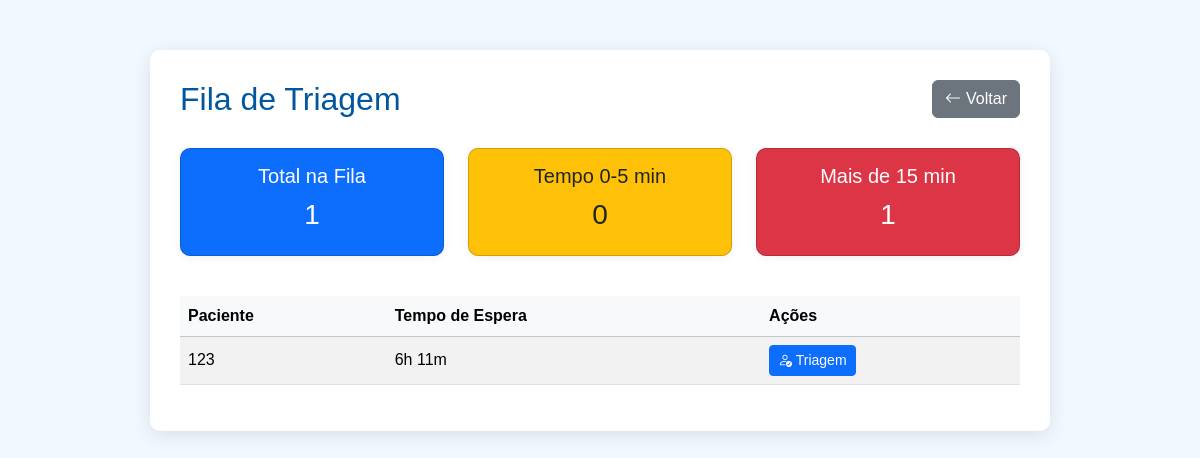
Before: /triagem/fila/ (signed in) with the older database file.
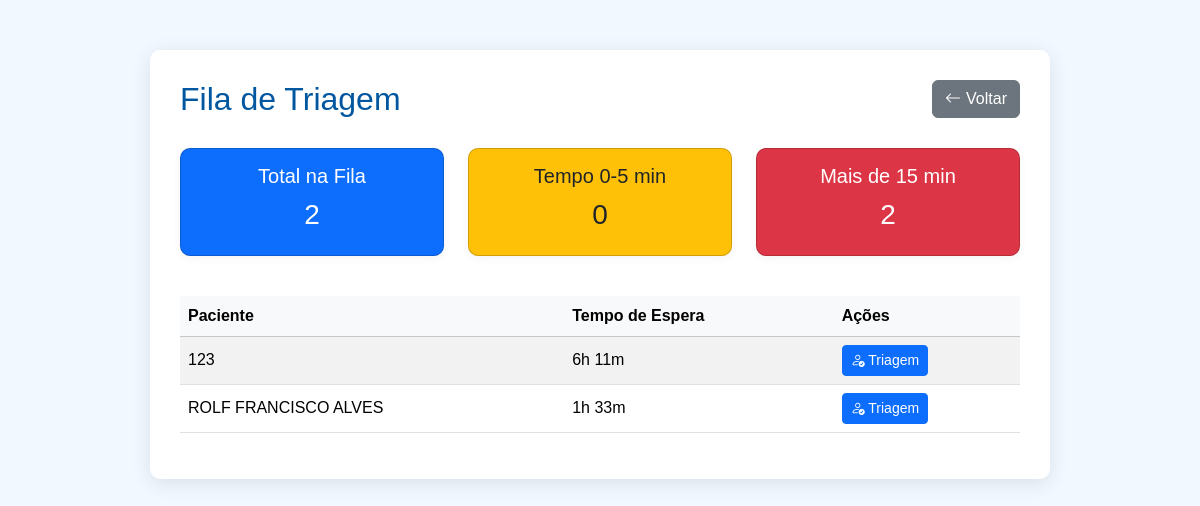
After: the same page with the newer database file.
### triagem/models.py (models this page shows, shortened)
class FilaTriagem(models.Model):
    paciente = models.ForeignKey(Paciente, on_delete=models.CASCADE)
    data_entrada = models.DateTimeField(default=timezone.now)
    atendido = models.BooleanField(default=False)

### paciente/models.py (models this page shows, shortened)
class Paciente(models.Model):
    nome = models.CharField(max_length=100)
    nome_social = models.CharField(max_length=100, blank=True, null=True)
    nome_mae = models.CharField(max_length=100)
    nome_pai = models.CharField(max_length=100, blank=True, null=True)
    cpf = models.CharField(
        max_length=14,
        unique=True,
        validators=[
            RegexValidator(
                r'^\d{3}\.\d{3}\.\d{3}-\d{2}$',
                'CPF inválido! Use XXX.XXX.XXX-XX'
            )
        ]
    )
    data_nascimento = models.DateField()
    SEXO_BIOLOGICO_CHOICES = [
        ('M', 'Masculino'),
        ('F', 'Feminino'),
        ('I', 'Intersexo'),
    ]
    sexo_biologico = models.CharField(max_length=1, choices=SEXO_BIOLOGICO_CHOICES)
    identidade_genero = models.CharField(max_length=50)
    orientacao_sexual = models.CharField(max_length=50)
    NACIONALIDADE_CHOICES = [
        ('BRASILEIRA', 'Brasileira'),
        ('ARGENTINA', 'Argentina'),
        ('BOLIVIANA', 'Boliviana'),
        ('CHILENA', 'Chilena'),
        ('COLOMBIANA', 'Colombiana'),
        ('PARAGUAIA', 'Paraguaia'),
        ('PERUANA', 'Peruana'),
        ('URUGUAIA', 'Uruguaia'),
        ('VENEZUELANA', 'Venezuelana'),
        ('OUTRA', 'Outra'),
    ]
    nacionalidade = models.CharField(
        max_length=20,
        choices=NACIONALIDADE_CHOICES,
        default='BRASILEIRA'
    )
    naturalidade = models.CharField(max_length=100)
    RACA_COR_CHOICES = [
        ('BRANCA', 'Branca'),
        ('PRETA', 'Preta'),
        ('PARDA', 'Parda'),
        ('AMARELA', 'Amarela'),
        ('INDIGENA', 'Indígena'),
    ]
    raca_cor = models.CharField(max_length=10, choices=RACA_COR_CHOICES)
    ESTADO_CIVIL_CHOICES = [
        ('SOLTEIRO', 'Solteiro(a)'),
        ('CASADO', 'Casado(a)'),
        ('DIVORCIADO', 'Divorciado(a)'),
        ('VIUVO', 'Viúvo(a)'),
        ('UNIAO_ESTAVEL', 'União Estável'),
    ]
    estado_civil = models.CharField(max_length=20, choices=ESTADO_CIVIL_CHOICES)
    ESCOLARIDADE_CHOICES = [
        ('SEM_INSTRUCAO', 'Sem instrução'),
        ('FUNDAMENTAL_INCOMPLETO', 'Fundamental incompleto'),
        ('FUNDAMENTAL_COMPLETO', 'Fundamental completo'),
        ('MEDIO_INCOMPLETO', 'Médio incompleto'),
        ('MEDIO_COMPLETO', 'Médio completo'),
        ('SUPERIOR_INCOMPLETO', 'Superior incompleto'),
        ('SUPERIOR_COMPLETO', 'Superior completo'),
        ('POS_GRADUACAO', 'Pós-graduação'),
        ('MESTRADO', 'Mestrado'),
        ('DOUTORADO', 'Doutorado'),
    ]
    escolaridade = models.CharField(max_length=30, choices=ESCOLARIDADE_CHOICES)
    profissao = models.CharField(max_length=50)
    rg = models.CharField(max_length=20)
    orgao_emissor = models.CharField(max_length=10)
    UF_CHOICES = [
        ('AC','AC'), ('AL','AL'), ('AP','AP'), ('AM','AM'),
        ('BA','BA'), ('CE','CE'), ('DF','DF'), ('ES','ES'),
        ('GO','GO'), ('MA','MA'), ('MT','MT'), ('MS','MS'),
        ('MG','MG'), ('PA','PA'), ('PB','PB'), ('PR','PR'),
        ('PE','PE'), ('PI','PI'), ('RJ','RJ'), ('RN','RN'),
        ('RS','RS'), ('RO','RO'), ('RR','RR'), ('SC','SC'),
        ('SP','SP'), ('SE','SE'), ('TO','TO'),
    ]
    uf_rg = models.CharField(max_length=2, choices=UF_CHOICES)
    cep = models.CharField(
        max_length=9,
        validators=[
            RegexValidator(
                r'^\d{5}-\d{3}$',
                'CEP inválido! Use XXXXX-XXX'
            )
        ]
    )
    endereco = models.CharField(max_length=100)
    numero = models.CharField(max_length=10)
    complemento = models.CharField(max_length=50, blank=True, null=True)
    bairro = models.CharField(max_length=50)
    municipio = models.CharField(max_length=50)
    uf = models.CharField(max_length=2, choices=UF_CHOICES)
    ZONA_CHOICES = [
        ('URBANA', 'Urbana'),
        ('RURAL', 'Rural'),
    ]
    zona = models.CharField(max_length=6, choices=ZONA_CHOICES)
    telefone_fixo = models.CharField(
        max_length=15,
        blank=True,
        null=True,
        validators=[
            RegexValidator(
                r'^\(\d{2}\)\s\d{4}-\d{4}$',
                'Telefone inválido! Use (XX) XXXX-XXXX'
            )
        ]
    )
    celular = models.CharField(
        max_length=15,
        validators=[
            RegexValidator(
                r'^\(\d{2}\)\s\d{5}-\d{4}$',
                'Celular inválido! Use (XX) XXXXX-XXXX'
            )
        ]
    )
    whatsapp = models.BooleanField(default=False)
    email = models.EmailField(blank=True, null=True)
    cartao_sus = models.CharField(max_length=18, blank=True, null=True)
    criado_por = models.ForeignKey(
        User,
        on_delete=models.SET_NULL,
        null=True,
        blank=True,
        related_name='pacientes_criados'
    )
    data_criacao = models.DateTimeField(default=timezone.now, editable=False)
    data_atualizacao = models.DateTimeField(auto_now=True)

### triagem/views.py (the view)
# urls.py: path('fila/', views.fila_triagem, name='fila_triagem'),
@login_required
def fila_triagem(request):
    fila = FilaTriagem.objects.filter(atendido=False).order_by('data_entrada')
    total_pacientes = fila.count()
    tempo_espera_0_5 = fila.filter(data_entrada__gte=timezone.now()-timezone.timedelta(minutes=5)).count()
    tempo_espera_5_15 = fila.filter(
        data_entrada__lt=timezone.now()-timezone.timedelta(minutes=5),
        data_entrada__gte=timezone.now()-timezone.timedelta(minutes=15)
    ).count()
    tempo_espera_15_ = fila.filter(data_entrada__lt=timezone.now()-timezone.timedelta(minutes=15)).count()
    fila_formatada = []
    now = timezone.now()
    for item in fila:
        tempo_espera_min = int((now - item.data_entrada).total_seconds() // 60)
        horas = tempo_espera_min // 60
        minutos = tempo_espera_min % 60
        item.tempo_espera_horas = f"{horas}h {minutos}m"
        fila_formatada.append(item)
    return render(request, 'triagem/fila_triagem.html', {
        'fila': fila_formatada,
        'total_pacientes': total_pacientes,
        'tempo_espera_0_5': tempo_espera_0_5,
        'tempo_espera_5_15': tempo_espera_5_15,
        'tempo_espera_15_': tempo_espera_15_,
    })

### triagem/templates/triagem/fila_triagem.html (shortened to what this page needs)
<!DOCTYPE html>
<html lang="pt-br">
<head>
    <link rel="stylesheet" href="https://cdn.jsdelivr.net/npm/bootstrap@5.3.2/dist/css/bootstrap.min.css">
    <link rel="stylesheet" href="https://cdn.jsdelivr.net/npm/bootstrap-icons@1.10.5/font/bootstrap-icons.css">
</head>
<body>
<div class="container">
    <div class="header-row">
        <h2>Fila de Triagem</h2>
        <button class="btn btn-secondary btn-voltar" onclick="history.back();" title="Voltar à página anterior">
            <i class="bi bi-arrow-left"></i> Voltar
        </button>
    </div>
    <div class="row mb-4 text-center">
        <div class="col-md-4 mb-3">
            <div class="card bg-primary">
                <h5>Total na Fila</h5>
                <h3>{{ total_pacientes }}</h3>
            </div>
        </div>
        <div class="col-md-4 mb-3">
            <div class="card bg-warning text-dark">
                <h5>Tempo 0-5 min</h5>
                <h3>{{ tempo_espera_0_5 }}</h3>
            </div>
        </div>
        <div class="col-md-4 mb-3">
            <div class="card bg-danger">
                <h5>Mais de 15 min</h5>
                <h3>{{ tempo_espera_15_ }}</h3>
            </div>
        </div>
    </div>
    <table class="table table-striped table-hover">
        <thead class="table-light">
            <tr>
                <th>Paciente</th>
                <th>Tempo de Espera</th>
                <th>Ações</th>
            </tr>
        </thead>
        <tbody>
            {% for item in fila %}
            <tr>
                <td>{{ item.paciente.nome }}</td>
                <td>{{ item.tempo_espera_horas }}</td>
                <td>
                    <a href="{% url 'realizar_triagem' item.paciente.id %}" class="btn btn-primary btn-sm">
                        <i class="bi bi-person-check"></i> Triagem
                    </a>
                </td>
            </tr>
            {% empty %}
            <tr>
                <td colspan="3" class="text-center">Nenhum paciente na fila</td>
            </tr>
            {% endfor %}
        </tbody>
    </table>
</div>
</body>
</html>

Changed rows visible on the page:
added FilaTriagem: paciente.nome "ROLF FRANCISCO ALVES", tempo_espera_horas "1h 33m"
Other visible differences:
{{ total_pacientes }}: "1" → "2"
{{ tempo_espera_15_ }}: "1" → "2"
